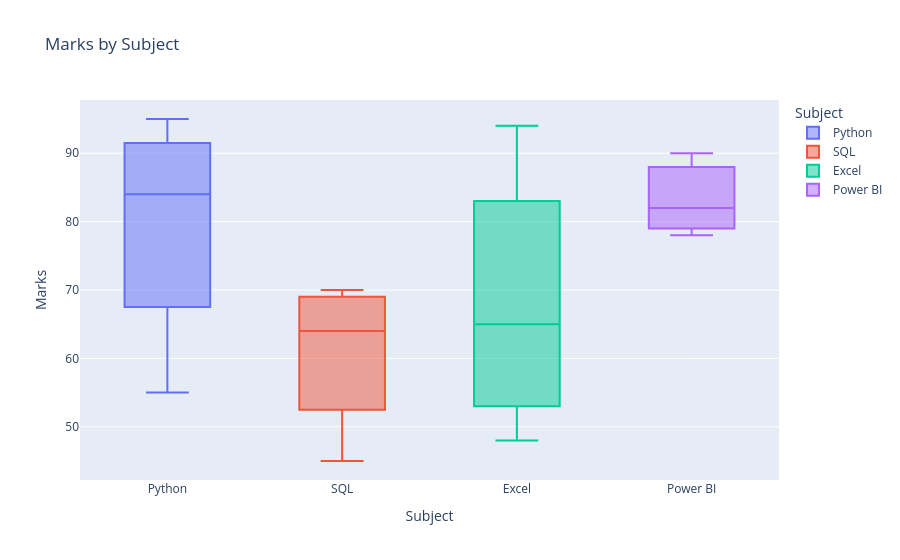

Source (notebook cell):
### Code cell
# Box plot
fig = px.box(df, x="Subject", y="Marks",
             title="Marks by Subject",color="Subject")
fig.show()

### Figure 1 — Plotly figure (JSON) as saved in the notebook; plotly's stock layout.template omitted (floating-point values rounded to 4 significant figures)
{"data": [{"alignmentgroup": "True", "hovertemplate": "Subject=%{x}<br>Marks=%{y}<extra></extra>", "legendgroup": "Python", "marker": {"color": "#636efa"}, "name": "Python", "notched": false, "offsetgroup": "Python", "orientation": "v", "showlegend": true, "type": "box", "x": ["Python", "Python", "Python", "Python"], "x0": " ", "xaxis": "x", "y": [55, 88, 95, 80], "y0": " ", "yaxis": "y"}, {"alignmentgroup": "True", "hovertemplate": "Subject=%{x}<br>Marks=%{y}<extra></extra>", "legendgroup": "SQL", "marker": {"color": "#EF553B"}, "name": "SQL", "notched": false, "offsetgroup": "SQL", "orientation": "v", "showlegend": true, "type": "box", "x": ["SQL", "SQL", "SQL", "SQL"], "x0": " ", "xaxis": "x", "y": [68, 60, 45, 70], "y0": " ", "yaxis": "y"}, {"alignmentgroup": "True", "hovertemplate": "Subject=%{x}<br>Marks=%{y}<extra></extra>", "legendgroup": "Excel", "marker": {"color": "#00cc96"}, "name": "Excel", "notched": false, "offsetgroup": "Excel", "orientation": "v", "showlegend": true, "type": "box", "x": ["Excel", "Excel", "Excel", "Excel"], "x0": " ", "xaxis": "x", "y": [48, 72, 58, 94], "y0": " ", "yaxis": "y"}, {"alignmentgroup": "True", "hovertemplate": "Subject=%{x}<br>Marks=%{y}<extra></extra>", "legendgroup": "Power BI", "marker": {"color": "#ab63fa"}, "name": "Power BI", "notched": false, "offsetgroup": "Power BI", "orientation": "v", "showlegend": true, "type": "box", "x": ["Power BI", "Power BI", "Power BI"], "x0": " ", "xaxis": "x", "y": [78, 82, 90], "y0": " ", "yaxis": "y"}], "layout": {"boxmode": "overlay", "legend": {"title": {"text": "Subject"}, "tracegroupgap": 0}, "title": {"text": "Marks by Subject"}, "xaxis": {"anchor": "y", "categoryarray": ["Python", "SQL", "Excel", "Power BI"], "categoryorder": "array", "domain": [0, 1], "title": {"text": "Subject"}}, "yaxis": {"anchor": "x", "domain": [0, 1], "title": {"text": "Marks"}}}}
